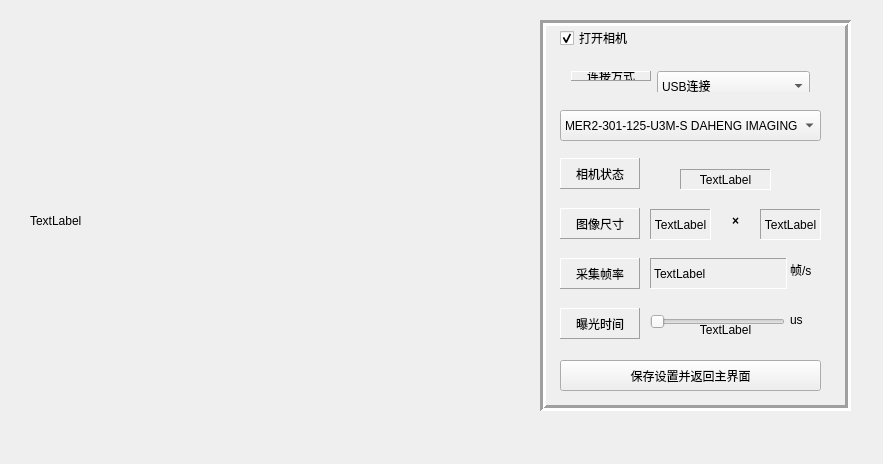
<?xml version="1.0" encoding="UTF-8"?>
<ui version="4.0">
 <class>ori_imageClass</class>
 <widget class="QWidget" name="ori_imageClass">
  <property name="geometry">
   <rect>
    <x>0</x>
    <y>0</y>
    <width>883</width>
    <height>464</height>
   </rect>
  </property>
  <property name="windowTitle">
   <string>Camera</string>
  </property>
  <property name="windowIcon">
   <iconset>
    <normaloff>a6avc-bfprc-001.ico</normaloff>a6avc-bfprc-001.ico</iconset>
  </property>
  <widget class="QLabel" name="label">
   <property name="geometry">
    <rect>
     <x>30</x>
     <y>20</y>
     <width>481</width>
     <height>401</height>
    </rect>
   </property>
   <property name="text">
    <string>TextLabel</string>
   </property>
  </widget>
  <widget class="QWidget" name="horizontalLayoutWidget_4">
   <property name="geometry">
    <rect>
     <x>560</x>
     <y>60</y>
     <width>261</width>
     <height>32</height>
    </rect>
   </property>
   <layout class="QHBoxLayout" name="horizontalLayout_5">
    <item>
     <widget class="QLabel" name="label_7">
      <property name="sizePolicy">
       <sizepolicy hsizetype="Fixed" vsizetype="Preferred">
        <horstretch>0</horstretch>
        <verstretch>0</verstretch>
       </sizepolicy>
      </property>
      <property name="maximumSize">
       <size>
        <width>80</width>
        <height>40</height>
       </size>
      </property>
      <property name="frameShape">
       <enum>QFrame::Panel</enum>
      </property>
      <property name="frameShadow">
       <enum>QFrame::Raised</enum>
      </property>
      <property name="text">
       <string>连接方式</string>
      </property>
      <property name="alignment">
       <set>Qt::AlignCenter</set>
      </property>
     </widget>
    </item>
    <item>
     <widget class="QComboBox" name="comboBox">
      <property name="minimumSize">
       <size>
        <width>0</width>
        <height>30</height>
       </size>
      </property>
      <item>
       <property name="text">
        <string>USB连接</string>
       </property>
      </item>
      <item>
       <property name="text">
        <string>千兆网口连接</string>
       </property>
      </item>
     </widget>
    </item>
   </layout>
  </widget>
  <widget class="QLabel" name="label_10">
   <property name="geometry">
    <rect>
     <x>680</x>
     <y>169</y>
     <width>91</width>
     <height>21</height>
    </rect>
   </property>
   <property name="sizePolicy">
    <sizepolicy hsizetype="Fixed" vsizetype="Preferred">
     <horstretch>0</horstretch>
     <verstretch>0</verstretch>
    </sizepolicy>
   </property>
   <property name="maximumSize">
    <size>
     <width>100</width>
     <height>40</height>
    </size>
   </property>
   <property name="frameShape">
    <enum>QFrame::Panel</enum>
   </property>
   <property name="frameShadow">
    <enum>QFrame::Sunken</enum>
   </property>
   <property name="text">
    <string>TextLabel</string>
   </property>
   <property name="alignment">
    <set>Qt::AlignCenter</set>
   </property>
  </widget>
  <widget class="QLabel" name="label_9">
   <property name="geometry">
    <rect>
     <x>560</x>
     <y>158</y>
     <width>80</width>
     <height>31</height>
    </rect>
   </property>
   <property name="sizePolicy">
    <sizepolicy hsizetype="Fixed" vsizetype="Preferred">
     <horstretch>0</horstretch>
     <verstretch>0</verstretch>
    </sizepolicy>
   </property>
   <property name="maximumSize">
    <size>
     <width>80</width>
     <height>40</height>
    </size>
   </property>
   <property name="frameShape">
    <enum>QFrame::Panel</enum>
   </property>
   <property name="frameShadow">
    <enum>QFrame::Raised</enum>
   </property>
   <property name="text">
    <string>相机状态</string>
   </property>
   <property name="alignment">
    <set>Qt::AlignCenter</set>
   </property>
  </widget>
  <widget class="QPushButton" name="pushButton">
   <property name="geometry">
    <rect>
     <x>560</x>
     <y>360</y>
     <width>261</width>
     <height>31</height>
    </rect>
   </property>
   <property name="text">
    <string>保存设置并返回主界面</string>
   </property>
  </widget>
  <widget class="QLabel" name="label_2">
   <property name="geometry">
    <rect>
     <x>540</x>
     <y>20</y>
     <width>311</width>
     <height>391</height>
    </rect>
   </property>
   <property name="frameShape">
    <enum>QFrame::Box</enum>
   </property>
   <property name="frameShadow">
    <enum>QFrame::Sunken</enum>
   </property>
   <property name="lineWidth">
    <number>3</number>
   </property>
   <property name="text">
    <string/>
   </property>
  </widget>
  <widget class="QCheckBox" name="checkBox">
   <property name="geometry">
    <rect>
     <x>560</x>
     <y>30</y>
     <width>71</width>
     <height>16</height>
    </rect>
   </property>
   <property name="text">
    <string>打开相机</string>
   </property>
   <property name="checked">
    <bool>true</bool>
   </property>
  </widget>
  <widget class="QComboBox" name="comboBox_2">
   <property name="geometry">
    <rect>
     <x>560</x>
     <y>110</y>
     <width>261</width>
     <height>31</height>
    </rect>
   </property>
   <property name="minimumSize">
    <size>
     <width>0</width>
     <height>20</height>
    </size>
   </property>
   <item>
    <property name="text">
     <string>MER2-301-125-U3M-S DAHENG IMAGING</string>
    </property>
   </item>
   <item>
    <property name="text">
     <string>扫描可用设备</string>
    </property>
   </item>
   <item>
    <property name="text">
     <string>无可用设备</string>
    </property>
   </item>
   <item>
    <property name="text">
     <string/>
    </property>
   </item>
  </widget>
  <widget class="QLabel" name="label_11">
   <property name="geometry">
    <rect>
     <x>700</x>
     <y>310</y>
     <width>51</width>
     <height>39</height>
    </rect>
   </property>
   <property name="maximumSize">
    <size>
     <width>16777</width>
     <height>16777215</height>
    </size>
   </property>
   <property name="text">
    <string>TextLabel</string>
   </property>
   <property name="alignment">
    <set>Qt::AlignCenter</set>
   </property>
  </widget>
  <widget class="QLabel" name="label_13">
   <property name="geometry">
    <rect>
     <x>560</x>
     <y>208</y>
     <width>80</width>
     <height>31</height>
    </rect>
   </property>
   <property name="sizePolicy">
    <sizepolicy hsizetype="Fixed" vsizetype="Preferred">
     <horstretch>0</horstretch>
     <verstretch>0</verstretch>
    </sizepolicy>
   </property>
   <property name="maximumSize">
    <size>
     <width>80</width>
     <height>40</height>
    </size>
   </property>
   <property name="frameShape">
    <enum>QFrame::Panel</enum>
   </property>
   <property name="frameShadow">
    <enum>QFrame::Raised</enum>
   </property>
   <property name="text">
    <string>图像尺寸</string>
   </property>
   <property name="alignment">
    <set>Qt::AlignCenter</set>
   </property>
  </widget>
  <widget class="QLabel" name="label_14">
   <property name="geometry">
    <rect>
     <x>650</x>
     <y>209</y>
     <width>61</width>
     <height>31</height>
    </rect>
   </property>
   <property name="sizePolicy">
    <sizepolicy hsizetype="Fixed" vsizetype="Preferred">
     <horstretch>0</horstretch>
     <verstretch>0</verstretch>
    </sizepolicy>
   </property>
   <property name="maximumSize">
    <size>
     <width>100</width>
     <height>40</height>
    </size>
   </property>
   <property name="frameShape">
    <enum>QFrame::Panel</enum>
   </property>
   <property name="frameShadow">
    <enum>QFrame::Sunken</enum>
   </property>
   <property name="text">
    <string>TextLabel</string>
   </property>
   <property name="alignment">
    <set>Qt::AlignCenter</set>
   </property>
  </widget>
  <widget class="QLabel" name="label_15">
   <property name="geometry">
    <rect>
     <x>720</x>
     <y>200</y>
     <width>31</width>
     <height>41</height>
    </rect>
   </property>
   <property name="font">
    <font>
     <weight>75</weight>
     <bold>true</bold>
    </font>
   </property>
   <property name="text">
    <string>×</string>
   </property>
   <property name="alignment">
    <set>Qt::AlignCenter</set>
   </property>
  </widget>
  <widget class="QLabel" name="label_16">
   <property name="geometry">
    <rect>
     <x>760</x>
     <y>209</y>
     <width>61</width>
     <height>31</height>
    </rect>
   </property>
   <property name="sizePolicy">
    <sizepolicy hsizetype="Fixed" vsizetype="Preferred">
     <horstretch>0</horstretch>
     <verstretch>0</verstretch>
    </sizepolicy>
   </property>
   <property name="maximumSize">
    <size>
     <width>100</width>
     <height>40</height>
    </size>
   </property>
   <property name="frameShape">
    <enum>QFrame::Panel</enum>
   </property>
   <property name="frameShadow">
    <enum>QFrame::Sunken</enum>
   </property>
   <property name="text">
    <string>TextLabel</string>
   </property>
   <property name="alignment">
    <set>Qt::AlignCenter</set>
   </property>
  </widget>
  <widget class="QLabel" name="label_6">
   <property name="geometry">
    <rect>
     <x>650</x>
     <y>258</y>
     <width>137</width>
     <height>31</height>
    </rect>
   </property>
   <property name="frameShape">
    <enum>QFrame::Panel</enum>
   </property>
   <property name="frameShadow">
    <enum>QFrame::Sunken</enum>
   </property>
   <property name="text">
    <string>TextLabel</string>
   </property>
  </widget>
  <widget class="QLabel" name="label_8">
   <property name="geometry">
    <rect>
     <x>790</x>
     <y>250</y>
     <width>30</width>
     <height>39</height>
    </rect>
   </property>
   <property name="minimumSize">
    <size>
     <width>10</width>
     <height>0</height>
    </size>
   </property>
   <property name="maximumSize">
    <size>
     <width>30</width>
     <height>16777215</height>
    </size>
   </property>
   <property name="text">
    <string>帧/s</string>
   </property>
  </widget>
  <widget class="QLabel" name="label_3">
   <property name="geometry">
    <rect>
     <x>560</x>
     <y>258</y>
     <width>80</width>
     <height>31</height>
    </rect>
   </property>
   <property name="minimumSize">
    <size>
     <width>60</width>
     <height>0</height>
    </size>
   </property>
   <property name="maximumSize">
    <size>
     <width>80</width>
     <height>16777215</height>
    </size>
   </property>
   <property name="frameShape">
    <enum>QFrame::Panel</enum>
   </property>
   <property name="frameShadow">
    <enum>QFrame::Raised</enum>
   </property>
   <property name="text">
    <string>采集帧率</string>
   </property>
   <property name="alignment">
    <set>Qt::AlignCenter</set>
   </property>
  </widget>
  <widget class="QLabel" name="label_4">
   <property name="geometry">
    <rect>
     <x>560</x>
     <y>308</y>
     <width>80</width>
     <height>31</height>
    </rect>
   </property>
   <property name="minimumSize">
    <size>
     <width>80</width>
     <height>0</height>
    </size>
   </property>
   <property name="frameShape">
    <enum>QFrame::Panel</enum>
   </property>
   <property name="frameShadow">
    <enum>QFrame::Raised</enum>
   </property>
   <property name="text">
    <string>曝光时间</string>
   </property>
   <property name="alignment">
    <set>Qt::AlignCenter</set>
   </property>
  </widget>
  <widget class="QSlider" name="horizontalSlider">
   <property name="geometry">
    <rect>
     <x>650</x>
     <y>312</y>
     <width>135</width>
     <height>20</height>
    </rect>
   </property>
   <property name="maximumSize">
    <size>
     <width>135</width>
     <height>16777215</height>
    </size>
   </property>
   <property name="maximum">
    <number>500000</number>
   </property>
   <property name="singleStep">
    <number>1000</number>
   </property>
   <property name="pageStep">
    <number>1000</number>
   </property>
   <property name="orientation">
    <enum>Qt::Horizontal</enum>
   </property>
  </widget>
  <widget class="QLabel" name="label_5">
   <property name="geometry">
    <rect>
     <x>790</x>
     <y>300</y>
     <width>20</width>
     <height>39</height>
    </rect>
   </property>
   <property name="minimumSize">
    <size>
     <width>20</width>
     <height>0</height>
    </size>
   </property>
   <property name="text">
    <string>us</string>
   </property>
  </widget>
  <zorder>label_2</zorder>
  <zorder>label</zorder>
  <zorder>horizontalLayoutWidget_4</zorder>
  <zorder>label_10</zorder>
  <zorder>label_9</zorder>
  <zorder>pushButton</zorder>
  <zorder>checkBox</zorder>
  <zorder>comboBox_2</zorder>
  <zorder>label_11</zorder>
  <zorder>label_13</zorder>
  <zorder>label_14</zorder>
  <zorder>label_15</zorder>
  <zorder>label_16</zorder>
  <zorder>label_6</zorder>
  <zorder>label_8</zorder>
  <zorder>label_3</zorder>
  <zorder>label_4</zorder>
  <zorder>horizontalSlider</zorder>
  <zorder>label_5</zorder>
 </widget>
 <layoutdefault spacing="6" margin="11"/>
 <resources/>
 <connections>
  <connection>
   <sender>pushButton</sender>
   <signal>clicked()</signal>
   <receiver>ori_imageClass</receiver>
   <slot>closed_view()</slot>
   <hints>
    <hint type="sourcelabel">
     <x>762</x>
     <y>420</y>
    </hint>
    <hint type="destinationlabel">
     <x>846</x>
     <y>478</y>
    </hint>
   </hints>
  </connection>
  <connection>
   <sender>checkBox</sender>
   <signal>stateChanged(int)</signal>
   <receiver>ori_imageClass</receiver>
   <slot>camera_status(int)</slot>
   <hints>
    <hint type="sourcelabel">
     <x>576</x>
     <y>40</y>
    </hint>
    <hint type="destinationlabel">
     <x>514</x>
     <y>80</y>
    </hint>
   </hints>
  </connection>
 </connections>
 <slots>
  <slot>camera_status(int)</slot>
  <slot>closed_view()</slot>
 </slots>
</ui>
